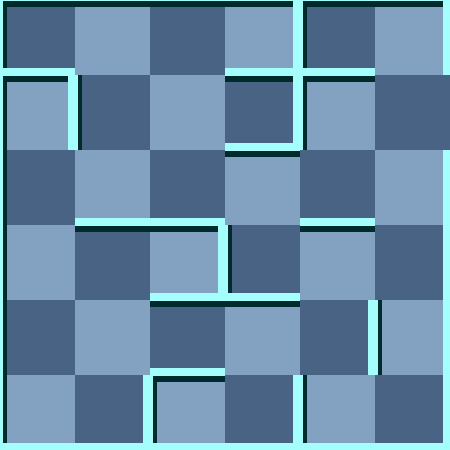

A level layout from a 2D game, rendered from its tile map. Below: a short description, then the map file with tile-grid data replaced by summaries:
An orthogonal 6x6 tile map with 75x75 px tiles, 2 tile layers (background, 块层 1) and 8 objects (2x RedMummy, Exit, RedScorpion, Player, Trap, ...).

<map version="1.0" orientation="orthogonal" width="6" height="6" tilewidth="75" tileheight="75">
 <tileset firstgid="1" name="wall" tilewidth="75" tileheight="75">
  <image source="gfx/wall.png" width="300" height="375" />
  <tile id="0">
   <properties>
    <property name="ValOfWall" value="0" />
   </properties>
  </tile>
  <tile id="1">
   <properties>
    <property name="ValOfWall" value="1" />
   </properties>
  </tile>
  <tile id="2">
   <properties>
    <property name="ValOfWall" value="2" />
   </properties>
  </tile>
  <tile id="3">
   <properties>
    <property name="ValOfWall" value="3" />
   </properties>
  </tile>
  <tile id="4">
   <properties>
    <property name="ValOfWall" value="4" />
   </properties>
  </tile>
  <tile id="5">
   <properties>
    <property name="ValOfWall" value="5" />
   </properties>
  </tile>
  <tile id="6">
   <properties>
    <property name="ValOfWall" value="6" />
   </properties>
  </tile>
  <tile id="7">
   <properties>
    <property name="ValOfWall" value="7" />
   </properties>
  </tile>
  <tile id="8">
   <properties>
    <property name="ValOfWall" value="8" />
   </properties>
  </tile>
  <tile id="9">
   <properties>
    <property name="ValOfWall" value="9" />
   </properties>
  </tile>
  <tile id="10">
   <properties>
    <property name="ValOfWall" value="10" />
   </properties>
  </tile>
  <tile id="11">
   <properties>
    <property name="ValOfWall" value="11" />
   </properties>
  </tile>
  <tile id="12">
   <properties>
    <property name="ValOfWall" value="12" />
   </properties>
  </tile>
  <tile id="13">
   <properties>
    <property name="ValOfWall" value="13" />
   </properties>
  </tile>
  <tile id="14">
   <properties>
    <property name="ValOfWall" value="14" />
   </properties>
  </tile>
  <tile id="15">
   <properties>
    <property name="ValOfWall" value="15" />
   </properties>
  </tile>
  <tile id="18">
   <properties>
    <property name="ValOfWall" value="-1" />
   </properties>
  </tile>
 </tileset>
 <layer name="background" width="6" height="6">
  <data>[36 cells, 36 non-empty, 2 distinct tile ids]</data>
 </layer>
 <layer name="块层 1" width="6" height="6">
  <data>[36 cells, 36 non-empty, 14 distinct tile ids]</data>
 </layer>
 <objectgroup name="对象层 1" width="6" height="6">
  <object name="Exit" x="450" y="75" />
  <object name="RedScorpion" x="300" y="0">
   <properties>
    <property name="value" value="28" />
   </properties>
  </object>
  <object name="Player" x="150" y="0">
   <properties>
    <property name="value" value="1" />
   </properties>
  </object>
  <object name="RedMummy" x="375" y="150">
   <properties>
    <property name="value" value="21" />
   </properties>
  </object>
  <object name="RedMummy" x="375" y="225">
   <properties>
    <property name="value" value="25" />
   </properties>
  </object>
  <object name="Trap" x="75" y="375">
   <properties>
    <property name="value" value="8" />
   </properties>
  </object>
  <object name="Key" x="150" y="375">
   <properties>
    <property name="value" value="12" />
   </properties>
  </object>
  <object name="Door" x="75" y="300">
   <properties>
    <property name="direction" value="8" />
    <property name="value" value="15" />
   </properties>
  </object>
 </objectgroup>
</map>
